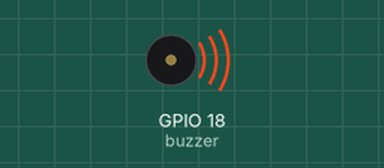
Simulated run of this program. Board: Raspberry Pi (BCM pin numbers). Shown: buzzer (waves = sounding). At 14.0 s the program stops and its outputs stay as they are.

Above: at 0.1 s.
At 14.1 s:
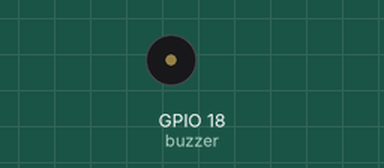
Timing chart, 0 to 15.5 s (numbered marks = the images above):
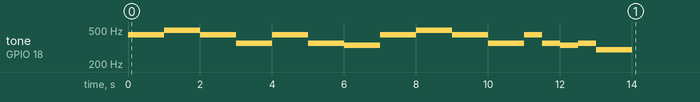

The program:

Buzzer12.py
```python
import RPi.GPIO as GPIO
import time

buzzer = 18

GPIO.setmode(GPIO.BCM)
GPIO.setup(buzzer, GPIO.OUT)

pwm = GPIO.PWM(buzzer, 1.0)  # 초기 주파수를 1Hz로 설정
pwm.start(30.0)  # 듀티비를 90%로 높여 설정함(음 구분이 더 잘되고 조금 더 부드럽게 들림)

# 동요: 학교 종이 땡땡땡 계이름
# 솔솔라라솔솔미 솔솔미미레 솔솔라라솔솔미 솔미레미도

# 4옥타브: 도(1)/ 레(2)/ 미(3)/ 파(4)/ 솔(5)/ 라(6)/ 시(7)
scale = [262, 294, 330, 349, 392, 440, 494]

school = [5, 5, 6, 6, 5, 5, 3,
	5, 5, 3, 3, 2,
	5, 5, 6, 6, 5, 5, 3,
	5, 3, 2, 3, 1]

try:
    for i in range(0, 24):
        pwm.ChangeFrequency(scale[school[i]])
        if i == 6 or i == 11 or i == 18 or i == 23:
            time.sleep(1.0)  # 2분음표 부분을 모두 1초로 출력
        else:
            time.sleep(0.5)  # 기타 4분음표는 모두 0.5초로 출력함

finally:
    pwm.stop()
    GPIO.cleanup()
```

Measured:
- by itself, tone on GPIO 18 (buzzer): plays 440 Hz for 1.0 s, 494 Hz for 1.0 s, 440 Hz for 1.0 s, 349 Hz for 1.0 s, 440 Hz for 1.0 s, 349 Hz for 1.0 s … (16 notes in this stretch)
